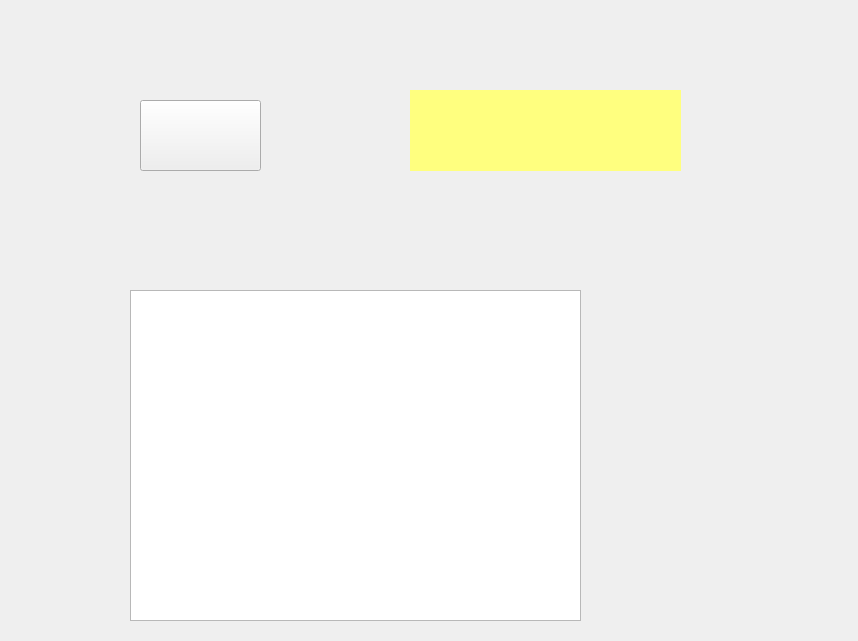
<?xml version="1.0" encoding="UTF-8"?>
<ui version="4.0">
 <class>MainWindow</class>
 <widget class="QMainWindow" name="MainWindow">
  <property name="geometry">
   <rect>
    <x>0</x>
    <y>0</y>
    <width>858</width>
    <height>641</height>
   </rect>
  </property>
  <property name="windowTitle">
   <string>MainWindow</string>
  </property>
  <property name="windowIcon">
   <iconset resource="resource.qrc">
    <normaloff>:/images/login.ico</normaloff>:/images/login.ico</iconset>
  </property>
  <property name="styleSheet">
   <string notr="true">#MainWindow{border-image: url(:/images/3.jpg);}</string>
  </property>
  <widget class="QWidget" name="centralwidget">
   <widget class="QPushButton" name="pushButton">
    <property name="geometry">
     <rect>
      <x>140</x>
      <y>100</y>
      <width>121</width>
      <height>71</height>
     </rect>
    </property>
    <property name="styleSheet">
     <string notr="true">border-image: url(:/images/red.ico);</string>
    </property>
    <property name="text">
     <string/>
    </property>
   </widget>
   <widget class="QListWidget" name="listWidget_listele">
    <property name="geometry">
     <rect>
      <x>130</x>
      <y>290</y>
      <width>451</width>
      <height>331</height>
     </rect>
    </property>
   </widget>
   <widget class="QLabel" name="label_sonuc">
    <property name="geometry">
     <rect>
      <x>410</x>
      <y>90</y>
      <width>271</width>
      <height>81</height>
     </rect>
    </property>
    <property name="styleSheet">
     <string notr="true">#label_sonuc{background-color: rgb(255, 255, 127);}</string>
    </property>
    <property name="text">
     <string/>
    </property>
   </widget>
  </widget>
 </widget>
 <resources>
  <include location="resource.qrc"/>
 </resources>
 <connections/>
</ui>
